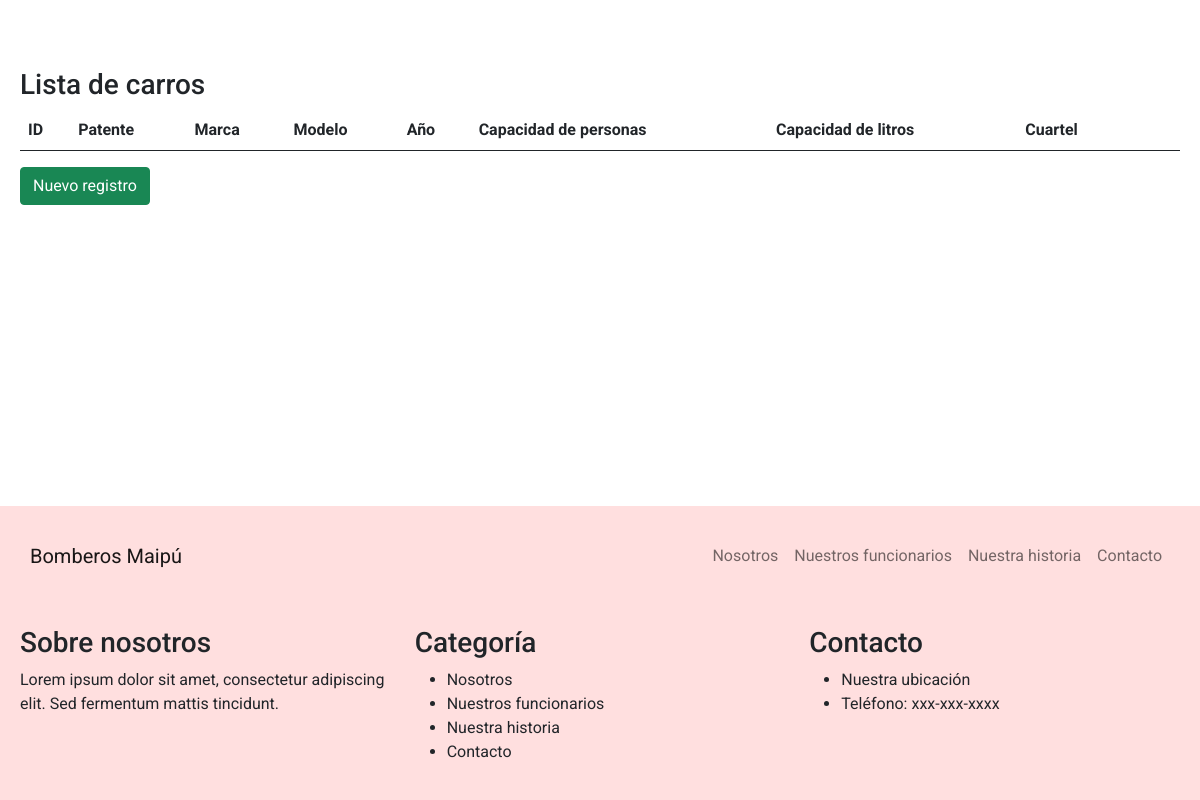
The page /lista_carros on the database as committed earlier.
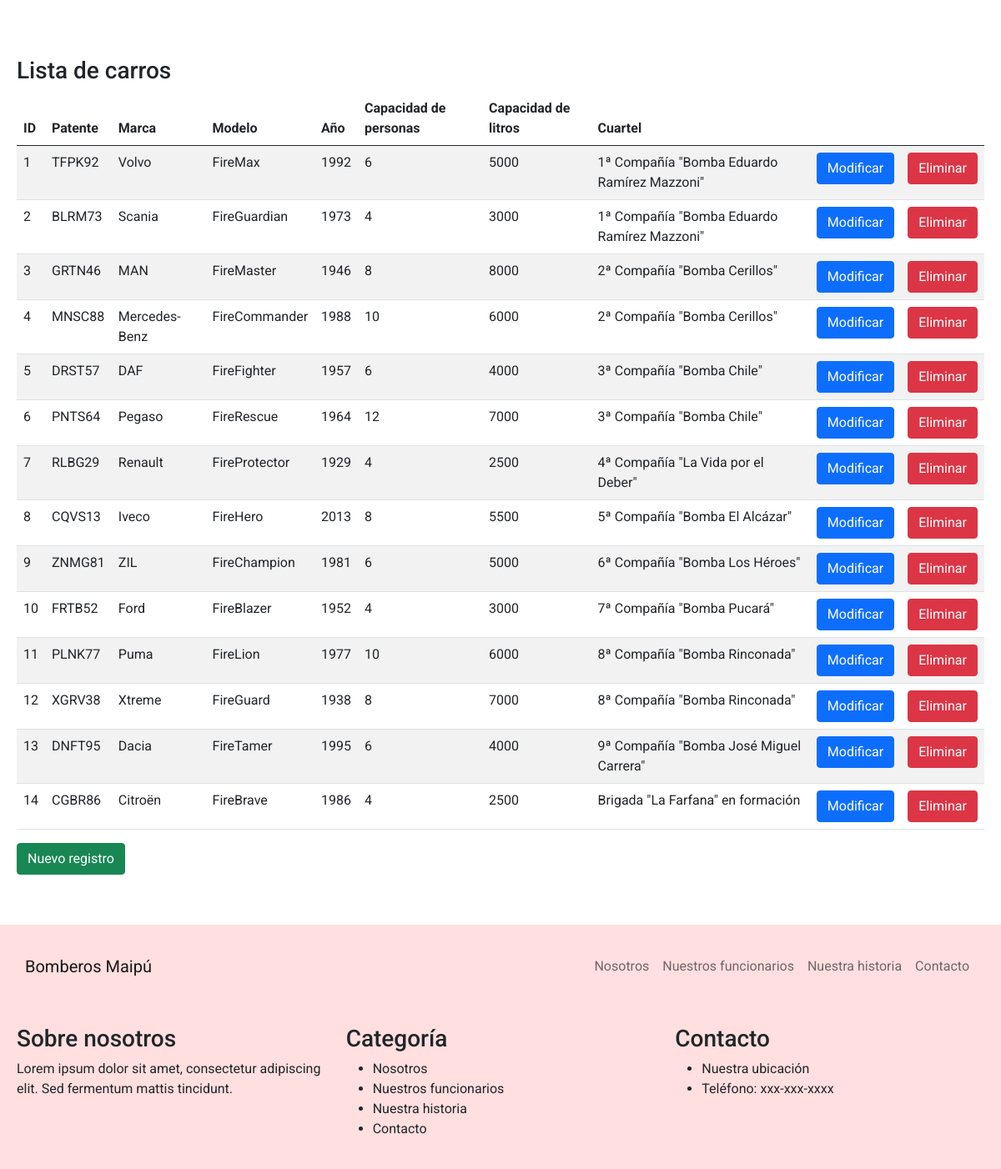
The same page on the database as committed later.
### bomberos/models.py (models this page shows, shortened)
class Carro(models.Model):
    idCarro = models.AutoField(primary_key=True, verbose_name='ID Carro')
    patente = models.CharField(max_length=6, verbose_name='Patente')
    marca = models.CharField(max_length=20, verbose_name='Marca')
    modelo = models.CharField(max_length=20, null=True, blank=True, verbose_name='Modelo')
    anno = models.IntegerField(verbose_name='Año')
    capacidadPersonas = models.IntegerField(verbose_name='Capacidad personas')
    capacidadLitros = models.IntegerField(verbose_name='Capacidad Litros')
    cuartel = models.ForeignKey(Cuartel, on_delete=models.CASCADE, default=1)

class Cuartel(models.Model):
    idCuartel = models.AutoField(primary_key=True, verbose_name='ID')
    nombre = models.CharField(max_length=100, verbose_name='Nombre cuartel')
    direccion = models.CharField(max_length=100, null=True, blank=True, verbose_name='Direccion')
    comuna = models.ForeignKey(Comuna, on_delete=models.CASCADE)
    def __str__(self):
        return self.nombre

### bomberos/views.py (the view)
# urls.py: path('lista_carros',lista_carros,name="lista_carros"),
def lista_carros(request):
    carros = Carro.objects.all();
    for carro in carros:
        carro.cuartel.nombre = carro.cuartel.nombre
    return render(request, 'lista_carros.html', {'carros' : carros})

### bomberos/templates/lista_carros.html (shortened to what this page needs)
<!DOCTYPE html>
<html lang="es">
<head>
  <link rel="stylesheet" href="https://cdnjs.cloudflare.com/ajax/libs/bootstrap/5.0.2/css/bootstrap.min.css">
  <link rel="stylesheet" href="../static/css/style.css">
</head>
<body>
  <nav class="navbar navbar-expand-lg navbar-light bg-light">
    <div class="container">
      <a class="navbar-brand" href="#">Bomberos Maipú</a>
      <div class="collapse navbar-collapse" id="navbarNav">
        <ul class="navbar-nav ms-auto">
          <li class="nav-item">
            <a class="nav-link" href="#nosotros">Nosotros</a>
          </li>
          <li class="nav-item">
            <a class="nav-link" href="#funcionarios">Nuestros funcionarios</a>
          </li>
          <li class="nav-item">
            <a class="nav-link" href="#historia">Nuestra historia</a>
          </li>
          <li class="nav-item">
            <a class="nav-link" href="#contacto">Contacto</a>
          </li>
        </ul>
      </div>
    </div>
  </nav>
  <div class="container mt-5">
    <h3>Lista de carros</h3>
    <table class="table table-striped">
        <thead>
            <tr>
                <th>ID</th>
                <th>Patente</th>
                <th>Marca</th>
                <th>Modelo</th>
                <th>Año</th>
                <th>Capacidad de personas</th>
                <th>Capacidad de litros</th>
                <th>Cuartel</th>
                <th></th>
                <th></th>
            </tr>
        </thead>
        <tbody>
            {% for carro in carros %}
            <tr>
                <td>{{ carro.idCarro }}</td>
                <td>{{ carro.patente }}</td>
                <td>{{ carro.marca }}</td>
                <td>{{ carro.modelo }}</td>
                <td>{{ carro.anno }}</td>
                <td>{{ carro.capacidadPersonas }}</td>
                <td>{{ carro.capacidadLitros }}</td>
                <td>{{ carro.cuartel }}</td>
                <td><a href="{% url 'form_mod_carro' carro.idCarro %}" class="btn btn-primary">Modificar</a></td>
                <td><a href="{% url 'form_del_carro' carro.idCarro %}" class="btn btn-danger">Eliminar</a></td>
            </tr>
            {% endfor %}
        </tbody>
    </table>
    <a href="{% url 'form_carros' %}" class="btn btn-success">Nuevo registro</a>
    <p>&nbsp;</p>
</div>
  <footer class="bg-light">
    <div class="container">
      <div class="row">
        <div class="col-md-4">
          <h3>Sobre nosotros</h3>
          <p>Lorem ipsum dolor sit amet, consectetur adipiscing elit. Sed fermentum mattis tincidunt.</p>
        </div>
        <div class="col-md-4">
          <h3>Categoría</h3>
          <ul>
            <li>Nosotros</li>
            <li>Nuestros funcionarios</li>
            <li>Nuestra historia</li>
            <li>Contacto</li>
          </ul>
        </div>
        <div class="col-md-4">
          <h3>Contacto</h3>
          <ul>
            <li>Nuestra ubicación</li>
            <li>Teléfono: xxx-xxx-xxxx</li>
          </ul>
        </div>
      </div>
    </div>
  </footer>
</body>
</html>

Rows that differ between the two databases and show on the page:
added Carro: idCarro "1", patente "TFPK92", marca "Volvo", modelo "FireMax", anno "1992", capacidadPersonas "6", capacidadLitros "5000", cuartel "1ª Compañía \"Bomba Eduardo Ramírez Mazzoni\""
added Carro: idCarro "2", patente "BLRM73", marca "Scania", modelo "FireGuardian", anno "1973", capacidadPersonas "4", capacidadLitros "3000", cuartel "1ª Compañía \"Bomba Eduardo Ramírez Mazzoni\""
added Carro: idCarro "3", patente "GRTN46", marca "MAN", modelo "FireMaster", anno "1946", capacidadPersonas "8", capacidadLitros "8000", cuartel "2ª Compañía \"Bomba Cerillos\""
added Carro: idCarro "4", patente "MNSC88", marca "Mercedes-Benz", modelo "FireCommander", anno "1988", capacidadPersonas "10", capacidadLitros "6000", cuartel "2ª Compañía \"Bomba Cerillos\""
added Carro: idCarro "5", patente "DRST57", marca "DAF", modelo "FireFighter", anno "1957", capacidadPersonas "6", capacidadLitros "4000", cuartel "3ª Compañía \"Bomba Chile\""
added Carro: idCarro "6", patente "PNTS64", marca "Pegaso", modelo "FireRescue", anno "1964", capacidadPersonas "12", capacidadLitros "7000", cuartel "3ª Compañía \"Bomba Chile\""
added Carro: idCarro "7", patente "RLBG29", marca "Renault", modelo "FireProtector", anno "1929", capacidadPersonas "4", capacidadLitros "2500", cuartel "4ª Compañía \"La Vida por el Deber\""
added Carro: idCarro "8", patente "CQVS13", marca "Iveco", modelo "FireHero", anno "2013", capacidadPersonas "8", capacidadLitros "5500", cuartel "5ª Compañía \"Bomba El Alcázar\""
added Carro: idCarro "9", patente "ZNMG81", marca "ZIL", modelo "FireChampion", anno "1981", capacidadPersonas "6", capacidadLitros "5000", cuartel "6ª Compañía \"Bomba Los Héroes\""
added Carro: idCarro "10", patente "FRTB52", marca "Ford", modelo "FireBlazer", anno "1952", capacidadPersonas "4", capacidadLitros "3000", cuartel "7ª Compañía \"Bomba Pucará\""
added Carro: idCarro "11", patente "PLNK77", marca "Puma", modelo "FireLion", anno "1977", capacidadPersonas "10", capacidadLitros "6000", cuartel "8ª Compañía \"Bomba Rinconada\""
added Carro: idCarro "12", patente "XGRV38", marca "Xtreme", modelo "FireGuard", anno "1938", capacidadPersonas "8", capacidadLitros "7000", cuartel "8ª Compañía \"Bomba Rinconada\""
added Carro: idCarro "13", patente "DNFT95", marca "Dacia", modelo "FireTamer", anno "1995", capacidadPersonas "6", capacidadLitros "4000", cuartel "9ª Compañía \"Bomba José Miguel Carrera\""
added Carro: idCarro "14", patente "CGBR86", marca "Citroën", modelo "FireBrave", anno "1986", capacidadPersonas "4", capacidadLitros "2500", cuartel "Brigada \"La Farfana\" en formación"
